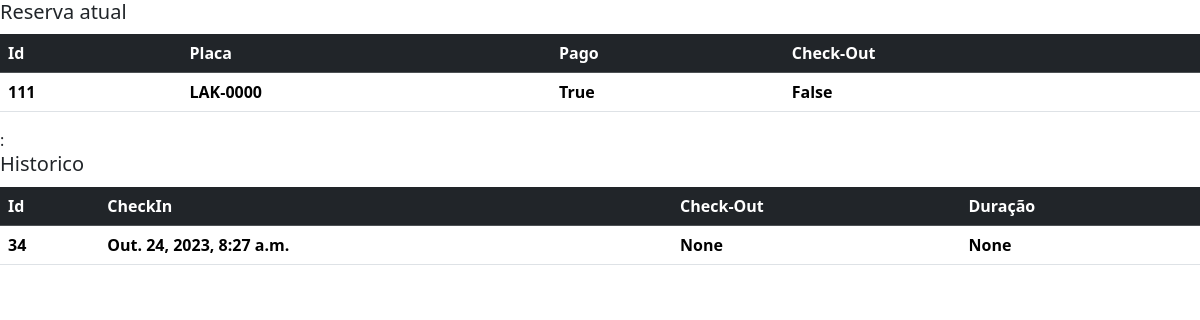
/parking/LAK-0000/, run on the app's committed database.
### parking/models.py (models this page shows, shortened)
class Reservation(models.Model):
    plate = models.CharField(
        validators=[
            RegexValidator(r"[A-Z]{3}[-][0-9][0-9A-J][0-9]{2}",
            message="The Format plate is no Valid")],
            max_length=8,
            unique=True)
    date = models.DateTimeField(auto_now_add=True)
    paid = models.BooleanField(default=False, blank=False)
    left = models.BooleanField(default=False, blank=False)

class Historico(models.Model):
    id_reservation = models.ForeignKey(Reservation, on_delete=models.CASCADE, to_field='id')
    checkIn = models.DateTimeField()
    checkOut = models.DateTimeField(null=True, blank=True)
    def get_deltaTime(self):
        try:
            time = self.checkOut - self.checkIn
            return time
        except:
           return None

### parking/views.py (the view)
# urls.py: path("<str:plate>/", views.reservation_detail, name="plate"),
def reservation_detail(request,plate):
    reservation = consulta_reservation(plate)
    if reservation:
        queryReservation = Reservation.objects.get(plate=plate)
        queryHistory = Historico.objects.filter(id_reservation=queryReservation.pk)
        return render (request, "Reservation/reservationDetail.html", {'reservation':queryReservation,'history':queryHistory})
    return render(request, {'message':f" The plate '{plate}' is invalid or nonexistent"}, status = status.HTTP_400_BAD_REQUEST)

### parking/views.py (called while the page is built)
def consulta_reservation(plate):
    if Reservation.objects.filter(plate=plate).exists():
        return Reservation.objects.get(plate=plate)
    return None

### parking/templates/Reservation/reservationDetail.html (shortened to what this page needs)
<html>
<head>
  {% load bootstrap5 %}
  {% bootstrap_css %}
</head>
<body>
  <h5>Reserva atual<span class="badge badge-secondary">New</span></h5>
  <table class="table">
    <thead class="table-dark">
      <tr>
        <th scope="col">Id</th>
        <th scope="col">Placa</th>
        <th scope="col">Pago</th>
        <th scope="col">Check-Out</th>
      </tr>
    </thead>
    <tbody>
      <tr>
        <th scope="row">{{ reservation.id }}</th>
        <th>{{ reservation.plate }}</th>
        <th>{{ reservation.paid }}</th>
        <th>{{ reservation.left }}</th>
      </tr>
    </tbody>
  </table>
  :{% include 'Historico/listHistory.html'%}
</body>

### parking/templates/Historico/listHistory.html (shortened to what this page needs)
<html>
<head>
  {% load bootstrap5 %}
  {% bootstrap_css %}
</head>
<body>
  <h5>Historico<span class="badge badge-secondary">New</span></h5>
  <table class="table">
    <thead class="table-dark">
      <tr>
        <th scope="col">Id</th>
        <th scope="col">CheckIn</th>
        <th scope="col">Check-Out</th>
        <th scope="col">Duração</th>
      </tr>
    </thead>
    <tbody>
      {% for historico in history %}
      <tr>
        <th scope="row">{{ historico.id }}</th>
        <th>{{ historico.checkIn }}</th>
        <th>{{ historico.checkOut }}</th>
        <th>{{ historico.get_deltaTime }}</th>
      </tr>
      {% endfor %}
    </tbody>
  </table>
</body>

### data on the page
Reservation: id "111", plate "LAK-0000", paid "True", left "False"
Historico: id "34", checkIn "Out. 24, 2023, 8:27 a.m.", checkOut "None", get_deltaTime "None"
